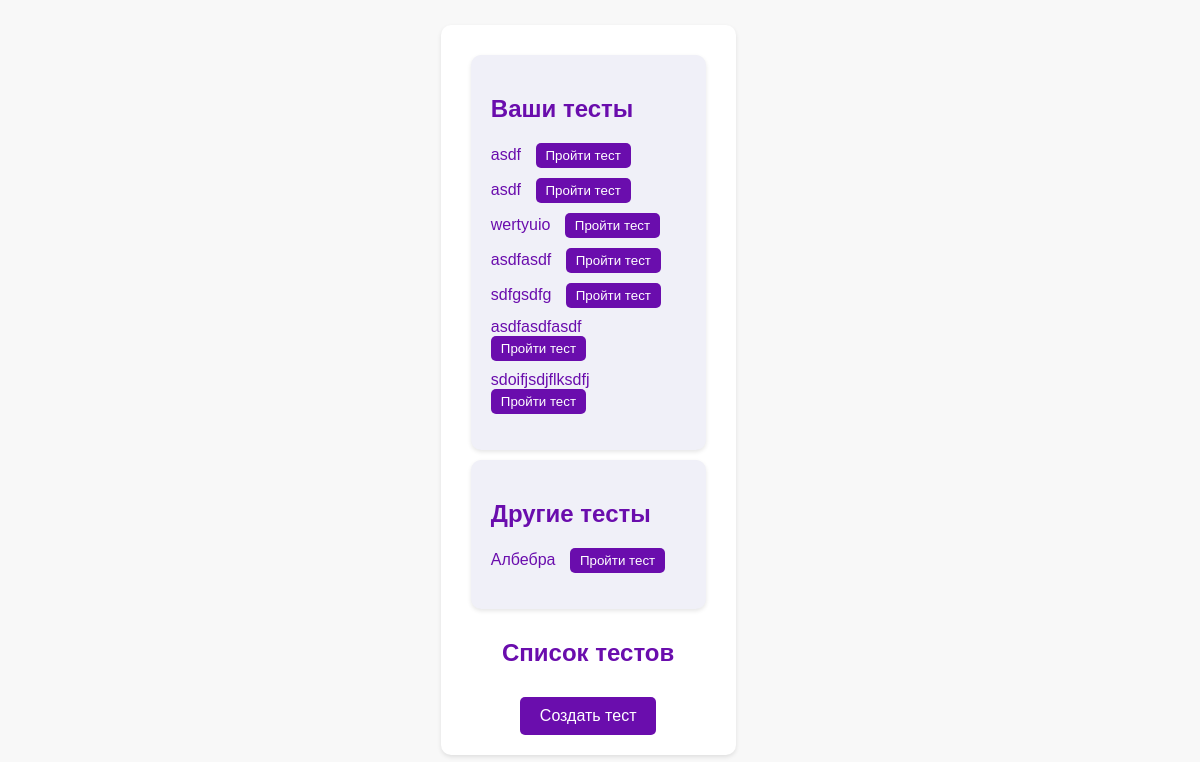
Screenshot of /test_list/ (signed in) with the database file from the repository.
### tests/models.py (models this page shows, shortened)
class Test(models.Model):
    title = models.CharField(max_length=100)
    description = models.TextField()
    author = models.ForeignKey(User, on_delete=models.CASCADE)
    is_published = models.BooleanField(default=False)

### tests/views.py (the view)
# urls.py: path('test_list/', views.test_list, name='test_list'),
@login_required
def test_list(request):
        user_tests = Test.objects.filter(author=request.user)
        other_tests = Test.objects.exclude(author=request.user)
        return render(request, 'head/test_list.html', {'user_tests': user_tests, 'other_tests': other_tests})

### templates/head/test_list.html (shortened to what this page needs)
<!DOCTYPE html>
<html lang="en">
<head>
</head>
<body>
    <div class="center-wrapper">
        <section class="home">
            <div class="section-wrapper">
                <section class="home">
                    <div class="test-columns">
                        <div class="row">
                            <div class="column">
                                <h2>Ваши тесты</h2>
                                <ul>
                                    {% for test in user_tests %}
                                        <li>
                                            <a href="{% url 'test_detail' test.id %}">{{ test.title }}</a>
                                            <a href="{% url 'take_test' test.id %}"><button>Пройти тест</button></a>
                                        </li>
                                    {% endfor %}
                                </ul>
                            </div>
                            <div class="column">
                                <h2>Другие тесты</h2>
                                <ul>
                                    {% for test in other_tests %}
                                        <li>
                                            <a href="{% url 'test_detail' test.id %}">{{ test.title }}</a>
                                            <a href="{% url 'take_test' test.id %}"><button>Пройти тест</button></a>
                                        </li>
                                    {% endfor %}
                                </ul>
                            </div>
                        </div>
                    </div>
                </section>
                <div class="section-content">
                    <h1>Список тестов</h1>
                    <a href="{% url 'create_test' %}" class="btn-create">Создать тест</a>
                </div>
            </div>
        </section>
    </div>
</body>
</html>

### templates/head/test_list.html (style rules this page uses)
body { font-family: Arial, sans-serif; background-color: #f8f8f8; color: #333; margin: 0; padding: 0; }
.center-wrapper { display: flex; justify-content: center; align-items: center; min-height: 100vh; }
.section-wrapper { background-color: #fff; padding: 20px; border-radius: 10px; box-shadow: 0 2px 4px rgba(0, 0, 0, 0.1); width: 80%; max-width: 1000px; }
.home { margin-bottom: 20px; }
.test-columns { display: flex; flex-wrap: wrap; justify-content: space-between; }
.column { flex: 1; margin: 10px; padding: 20px; background-color: #f0f0f8; border-radius: 10px; box-shadow: 0 2px 4px rgba(0, 0, 0, 0.1); }
.column h2 { color: #6a0dad; }
.column ul { list-style-type: none; padding: 0; }
.column li { margin-bottom: 10px; }
.column a { color: #6a0dad; text-decoration: none; margin-right: 10px; }
.column button { background-color: #6a0dad; color: #fff; border: none; padding: 5px 10px; border-radius: 5px; cursor: pointer; }
.section-content { text-align: center; margin-top: 20px; }
.section-content h1 { color: #6a0dad; }
.btn-create { background-color: #6a0dad; color: #fff; padding: 10px 20px; text-decoration: none; border-radius: 5px; display: inline-block; margin-top: 10px; }

### rows the page displays
Test: title "asdf"
Test: title "asdf"
Test: title "wertyuio"
Test: title "asdfasdf"
Test: title "sdfgsdfg"
Test: title "asdfasdfasdf"
Test: title "sdoifjsdjflksdfj"
Test: title "Албебра"
